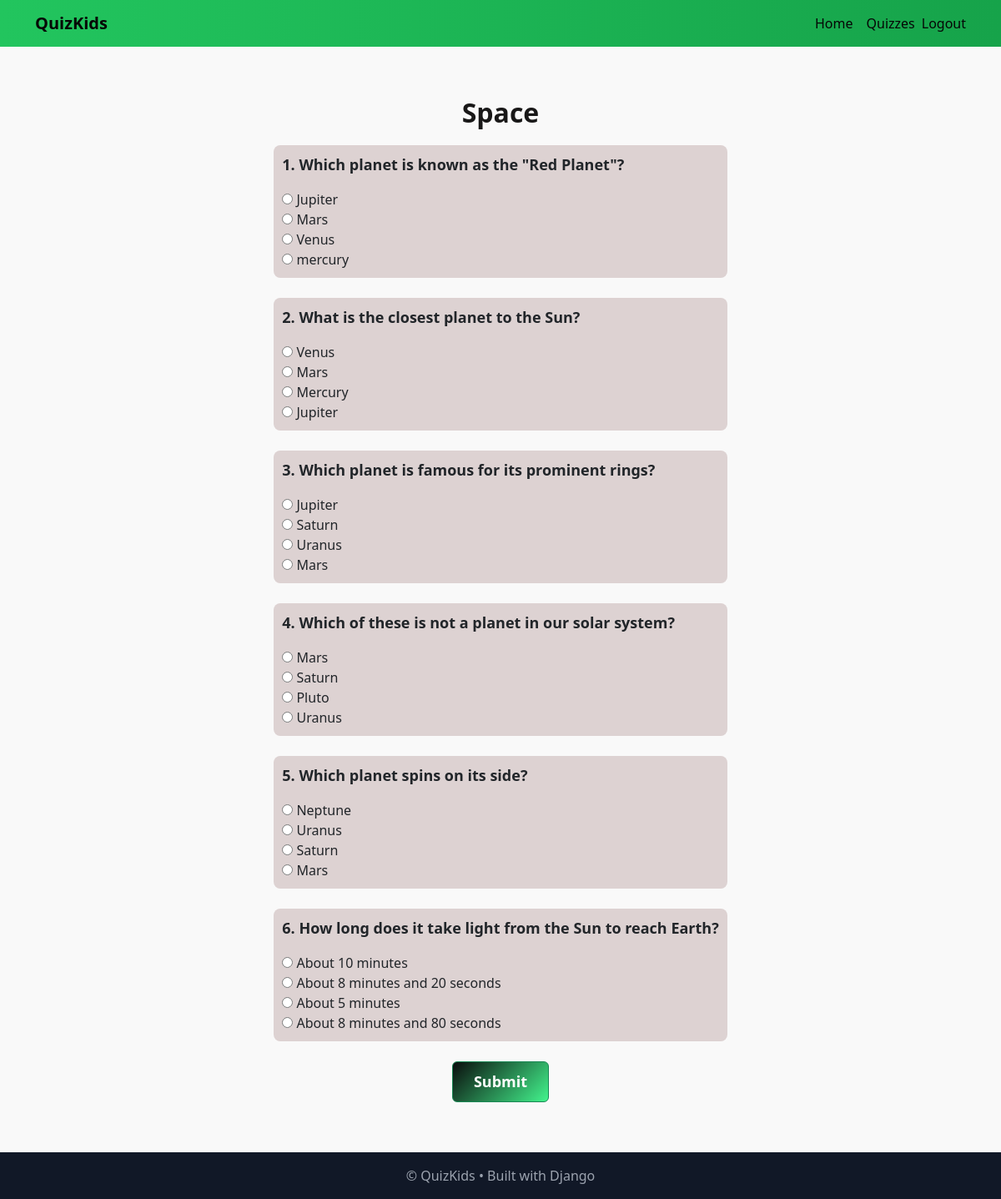
The page /quiz/3/take/ (signed in) on the database its author committed.
### quiz_app/models.py (models this page shows, shortened)
class Quiz(models.Model):
    title = models.CharField(max_length=200)
    description = models.TextField(blank=True)
    created_at = models.DateTimeField(auto_now_add=True)

class Question(models.Model):
    quiz = models.ForeignKey(Quiz, on_delete=models.CASCADE, related_name="questions")
    text = models.CharField(max_length=255)
    option1 = models.CharField(max_length=150)
    option2 = models.CharField(max_length=150)
    option3 = models.CharField(max_length=150)
    option4 = models.CharField(max_length=150)
    correct_answer = models.CharField(max_length=150)  # must match one of the options

### quiz_app/views.py (the view, shortened to what this page needs)
# urls.py: path("quiz/<int:quiz_id>/take/", views.take_quiz, name="take_quiz"),
@login_required
def take_quiz(request, quiz_id):
    quiz = get_object_or_404(Quiz, id=quiz_id)
    questions = quiz.questions.all()
    return render(request, "quiz_app/take_quiz.html", {"quiz": quiz, "questions": questions})

### quiz_app/templates/quiz_app/take_quiz.html (shortened to what this page needs)
{% extends "quiz_app/base.html" %}
{% load static %}
{% block hero %}
<div class="quiz-container">
  <h2 class="quiz-title">{{ quiz.title }}</h2>
  <form method="post">
    {% for q in questions %}
      <div class="question-block mb-4">
        <p><strong>{{ forloop.counter }}. {{ q.text }}</strong></p>
        <label><input type="radio" name="{{ q.id }}" value="{{ q.option1 }}"> {{ q.option1 }}</label><br>
        <label><input type="radio" name="{{ q.id }}" value="{{ q.option2 }}"> {{ q.option2 }}</label><br>
        <label><input type="radio" name="{{ q.id }}" value="{{ q.option3 }}"> {{ q.option3 }}</label><br>
        <label><input type="radio" name="{{ q.id }}" value="{{ q.option4 }}"> {{ q.option4 }}</label><br>
      </div>
    {% endfor %}
      <div class="submit-btn">
    <button type="submit" class="btn btn-success">Submit</button>
      </div>
  </form>
</div>
{% endblock %}

### quiz_app/templates/quiz_app/take_quiz.html (style rules this page uses)
html, body { height: 100%; margin: 0; }
body { display: flex; flex-direction: column; }
body { background-color: #f9f9f9; }
.quiz-container { max-width: 800px; margin: 40px auto; padding: 20px; }
.question-block { margin-bottom: 20px; padding: 10px; border-radius: 8px; background: #ddd2d2ff; }
.question-block strong { font-size: 18px; font-weight: bold; }
.quiz-title { font-size: 32px; font-weight: 800; text-align: center; color: #191818ff; margin-bottom: 20px; }
.submit-btn { text-align: center; margin-top: 20px; }
.submit-btn button { background: linear-gradient(135deg, #0a0d0dff, #43f48dff); padding: 10px 25px; font-size: 18px; font-weight: bold; }

### rows shown on the page
Quiz: title "Space"
Question: text "Which planet is known as the \"Red Planet\"?", option1 "Jupiter", option2 "Mars", option3 "Venus", option4 "mercury"
Question: text "What is the closest planet to the Sun?", option1 "Venus", option2 "Mars", option3 "Mercury", option4 "Jupiter"
Question: text "Which planet is famous for its prominent rings?", option1 "Jupiter", option2 "Saturn", option3 "Uranus", option4 "Mars"
Question: text "Which of these is not a planet in our solar system?", option1 "Mars", option2 "Saturn", option3 "Pluto", option4 "Uranus"
Question: text "Which planet spins on its side?", option1 "Neptune", option2 "Uranus", option3 "Saturn", option4 "Mars"
Question: text "How long does it take light from the Sun to reach Earth?", option1 "About 10 minutes", option2 "About 8 minutes and 20 seconds", option3 "About 5 minutes", option4 "About 8 minutes and 80 seconds"
